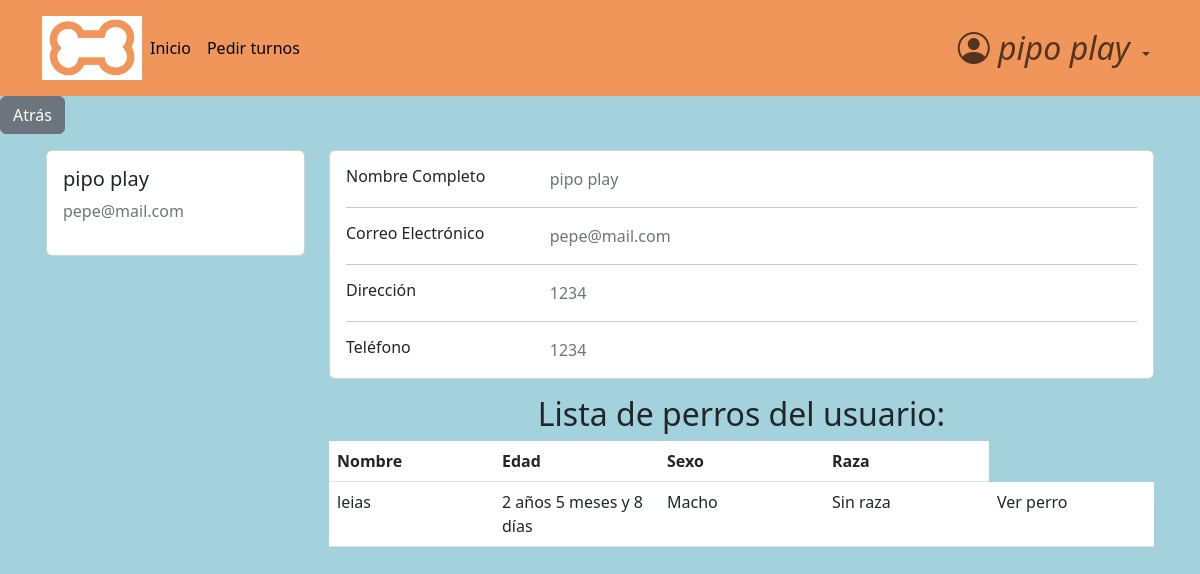
Page /accounts/profile/3 (signed in) on the earlier database version.
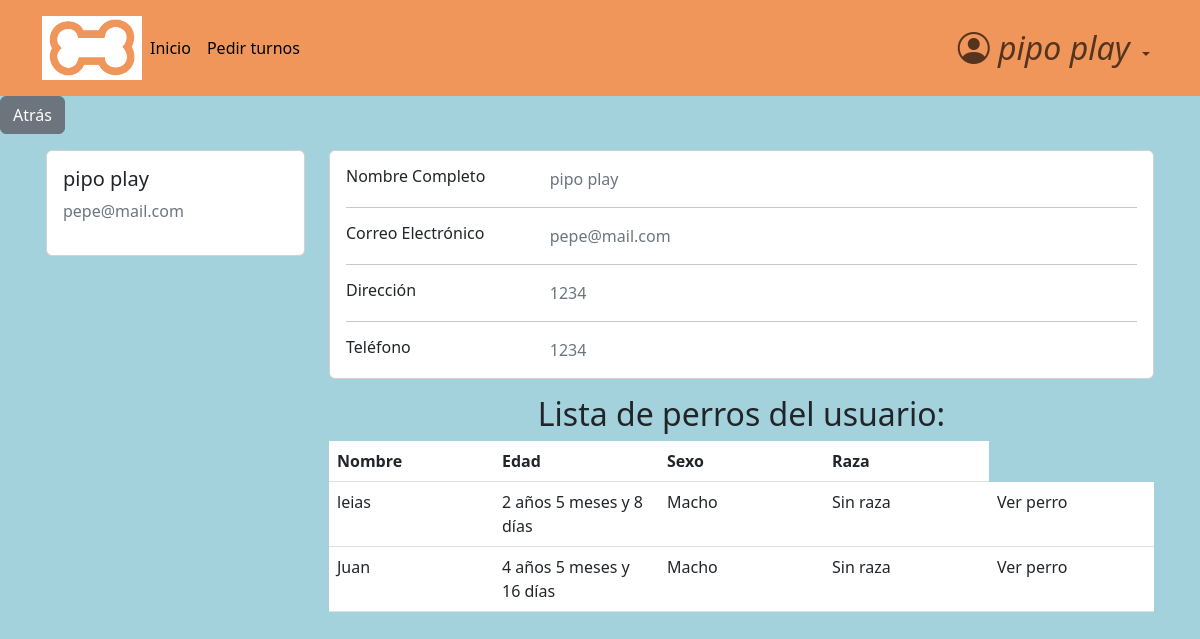
Same page on the later database version.
### dogs/models.py (models this page shows, shortened)
class Dog(models.Model):
    class Sex(models.TextChoices):
        macho = "Macho"
        hembra = "Hembra"
    class Breed(models.TextChoices):
        sin_raza = "Sin raza"
        coker = "Coker"
        pastor_aleman = "Pastor aleman"
        bulldog = "Bulldog"
        labrador = "Labrador"
        golden = "Golder"
        caniche = "Caniche"
        chihuahua = "Chihuahua"
        bulldog_frances = "Bulldog Frances"
        beagle = "Beagle"
        boxer = "Boxer"
        galgo = "Galgo"
        dalmata = "Dalmata"
        sharpei = "Shar pei"
    class Color(models.TextChoices):
        blanco = "Blanco"
        negro = "Negro"
        marron = "Marrón"
        blanco_y_negro = "Blanco y negro"
        otro = "Otro color"
    class Size(models.TextChoices):
        grande = "Grande"
        mediano = "Mediano"
        pequeño = "pequeño"
    name = models.CharField(
        max_length=30,
    )
    date_of_birth = models.DateField(
        null=True,
        validators=[MaxValueValidator(date.today, "La fecha de nacimiento del perro debe ser anterior a hoy")]
    )
    sex = models.CharField(
        max_length=10,
        choices=Sex.choices
    )
    breed = models.CharField(
        max_length=20,
        choices=Breed.choices
    )
    color = models.CharField(
        max_length=20,
        blank=True,
        choices=Color.choices,
        null=True,
    )
    size = models.CharField(
        max_length=10,
        null=True,
        blank=True,
        choices=Size.choices,
    )
    description = models.TextField(
        max_length=120,
        blank=True,
        null=True,
    )
    hidden = models.BooleanField(default=False)
    owner = models.ForeignKey(
        CustomUser,
        blank=True,
        on_delete=models.CASCADE,
        null=True
    )
    def calculate_age_year(self):
        today = date.today()
        return today.year - self.date_of_birth.year - ((today.month, today.day) < (self.date_of_birth.month, self.date_of_birth.day))
    def calculate_age_month(self):
        today = date.today()
        diff = relativedelta.relativedelta(today,self.date_of_birth)
        diff_in_months = diff.months + diff.years * 12
        years = self.calculate_age_year()
        return (diff_in_months - (12 * years))
    def calculate_age_days(self):
        today = date.today()
        diff = relativedelta.relativedelta(today,self.date_of_birth)
        return diff.days
    def calculate_age(self):
        f_años=self.calculate_age_year()
        f_meses=self.calculate_age_month()
        f_dias=self.calculate_age_days()
        if (f_años == 1):
            años= f"{f_años} año"
        else:
            años= f"{f_años} años"
        if (f_meses == 1):
            meses= f"{f_meses} mes"
        else:
            meses= f"{f_meses} meses"
        if (f_dias == 1):
            dias= f"{f_dias} día"
        else:
            dias= f"{f_dias} días"
        return años + " " + meses + " y " + dias

### accounts/views.py (the view)
# urls.py: path('profile/<pk>', views.profile_view, name= 'profile'),
@login_required
def profile_view(request, pk):
    if not request.user.is_authenticated:
        return redirect('login')
    user_owner = CustomUser.objects.get(pk=pk)
    dogs = user_owner.dog_set.all()
    context = {
        'client': user_owner,
        'vet': request.user,
        'dogs_shown': dogs.filter(hidden=False)
    }
    return render(request, 'profile.html', context)

### accounts/models.py (called while the page is built)
    def __str__(self):
        return self.name + ' ' + str(self.surname or '')

### accounts/templates/profile.html (shortened to what this page needs)
{% extends 'base.html' %}
{% block content %}
<main>
  <a href="{% url 'home' %}" class="btn btn-secondary">Atrás</a>
<div class="container card-izq " >
  <div class="row row-1" >
    <div class="col-md-3" >
      <div class="card">
        <div class="card-body">
          <h5>{{ client.name }} {{ client.surname }}</h5>
          <p class="text-secondary">{{ client.email }}</p>
        </div>
      </div>
    </div>
    <div class="col-md-9">
      <div class="card mb-3">
        <div class="card-body">
          <div class="row">
            <div class="col-sm-3">
              <h6 class="mb-0">Nombre Completo</h6>
            </div>
            <div class="col-sm-9 text-secondary">
              {{ client.name }} {{ client.surname }}
            </div>
          </div>
          <hr>
          <div class="row">
            <div class="col-sm-3">
              <h6 class="mb-0">Correo Electrónico</h6>
            </div>
            <div class="col-sm-9 text-secondary">
              {{ client.email }}
            </div>
          </div>
          <hr>
          <div class="row">
            <div class="col-sm-3">
              <h6 class="mb-0">Dirección</h6>
            </div>
            <div class="col-sm-9 text-secondary">
              {{ client.address }}
            </div>
          </div>
          <hr>
          <div class="row">
            <div class="col-sm-3">
              <h6 class="mb-0">Teléfono</h6>
            </div>
            <div class="col-sm-9 text-secondary">
              {{ client.telephone }}
            </div>
          </div>
        </div>
      </div>
        <h2 class="text-center">Lista de perros del usuario:</h2>
          {% if dogs_shown.count > 0 %}
                  <table class="table table-hover">
                      <thead>
                          <tr>
                              <th>Nombre</th>
                              <th>Edad</th>
                              <th>Sexo</th>
                              <th>Raza</th>
                          </tr>
                      </thead>
                      <tbody>
                          {% for dog in dogs_shown %}
                                <tr>
                                    <td>{{ dog.name }}</td>
                                    <td>{{ dog.calculate_age }}</td>
                                    <td>{{ dog.sex }}</td>
                                    <td>{{ dog.breed }}</td>
                                    <td>
                                      <a class="dropdown-item" href="{% url 'dog_profile' user_owner_id=client.id dog_id=dog.id %}">Ver perro</a>
                                    </td>
                                </tr>
                          {% endfor %}
                      </tbody>
                  </table>
            {% else %}
            <div>
              <a>El usuario no posee perros visibles</a>
            </div>
            {% endif %}
      </div>
    </div>
  </div>
</main>
{% endblock  %}

Differences in the rows shown:
added Dog: name "Juan", calculate_age "4 años 5 meses y 16 días", sex "Macho", breed "Sin raza"
